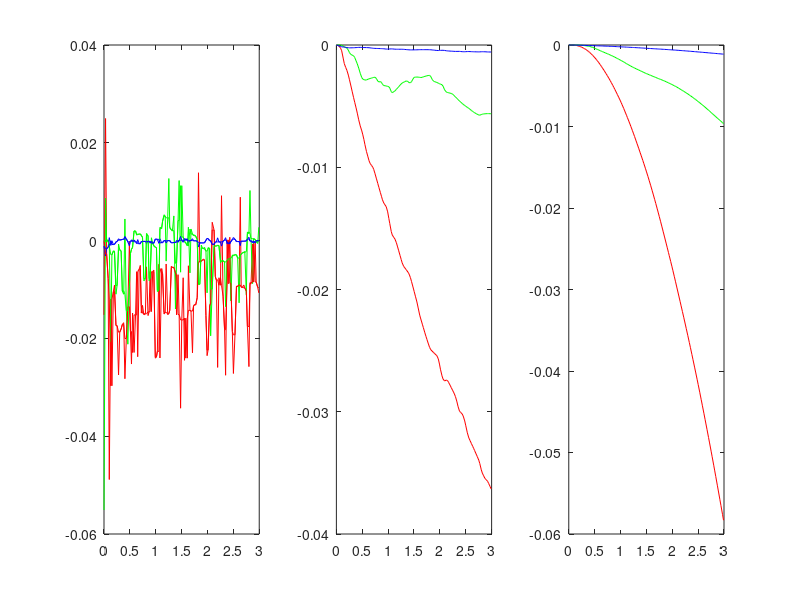
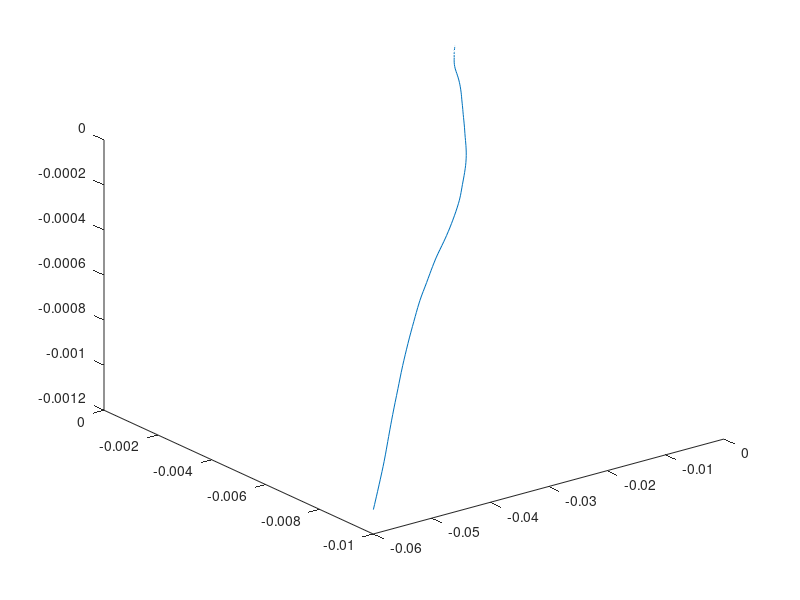

Reproduce these figures in MATLAB, in order.
clear all;
left = load('data_hand_left.txt');
right = load('data_hand_right.txt');
acc = load('smartphone.dat');

t_init = acc(1,1);
acc(:,1) = (acc(:,1)-t_init)/1000;
subplot(1,3,1);
plot(acc(:,1),acc(:,2),'r',acc(:,1),acc(:,3),'g',acc(:,1),acc(:,4),'b');
hold on;
sx = medfilt1(acc(:,2));
sy = medfilt1(acc(:,3));
sz = medfilt1(acc(:,4));
%s = golayfilt(acc(:,4),3,43);
plot(acc(:,1),sx,'r',acc(:,1),sy,'g',acc(:,1),sz,'b');


ax = sx; ay = sy; az = sz;
subplot(1,3,2);
vx = cumtrapz(acc(:,1),ax);
vy = cumtrapz(acc(:,1),ay);
vz = cumtrapz(acc(:,1),az);
plot(acc(:,1),vx,'r',acc(:,1),vy,'g',acc(:,1),vz,'b');

subplot(1,3,3);
px = cumtrapz(acc(:,1),vx);
py = cumtrapz(acc(:,1),vy);
pz = cumtrapz(acc(:,1),vz);
plot(acc(:,1),px,'r',acc(:,1),py,'g',acc(:,1),pz,'b');

figure();
plot3(px,py,pz);


% x = [0:1:20];
% y = [0:1:20];
% figure();
% plot(x,y,'.'); hold on;
% c = cumtrapz(x,y);
% plot(x,c,'o');hold on;
% v = 0.5*x.^2;
% plot(x,v);



% left(:,3) = 480-left(:,3)
% right(:,3) = 480-right(:,3)
% 
% 
% plot(left(:,2),left(:,3),'r.');
% hold on;
% plot(right(:,2),right(:,3),'b.');
% 
% 
% v = [0 0]
% for i=2:size(left,1),
%     dx  = left(i,2)-left(i-1,2);
%     dy  = left(i,3)-left(i-1,3);
%     dt = (left(i,1)-left(i-1,1))/1000;
%     v = [v; dx/dt dy/dt ];
% end
% plot(left(:,1),v,'.-');
% 
% a = [0]
% for i=2:size(v,1),
%     v_diff = v(i)-v(i-1)
%     d = (left(i,1)-left(i-1,1))/1000;
%     a = [a;v_diff/d];
% end
% 
% plot(left(:,1),a'.');
% 
% 
% freq = []
% for i=2:size(left,1),
%     freq = [freq left(i,1)-left(i-1,1)];
% end
% 
% plot(freq);


% 
% 
% 
% v = [0]
% for i=2:size(left,1),
%     dist = sqrt((left(i,2)-left(i-1,2))^2+(left(i,3)-left(i-1,3))^2);
%     d = (left(i,1)-left(i-1,1))/1000;
%     v = [v;dist/d];
% end
% plot(left(:,1),v,'.-');
% 
% a = [0]
% for i=2:size(v,1),
%     v_diff = v(i)-v(i-1)
%     d = (left(i,1)-left(i-1,1))/1000;
%     a = [a;v_diff/d];
% end
% 
% plot(left(:,1),a'.');
% 
% 
% freq = []
% for i=2:size(left,1),
%     freq = [freq left(i,1)-left(i-1,1)];
% end